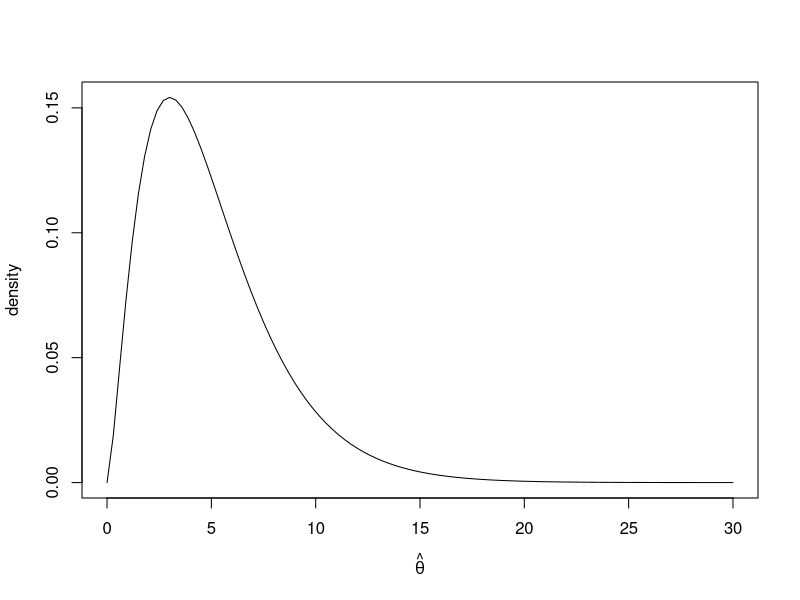
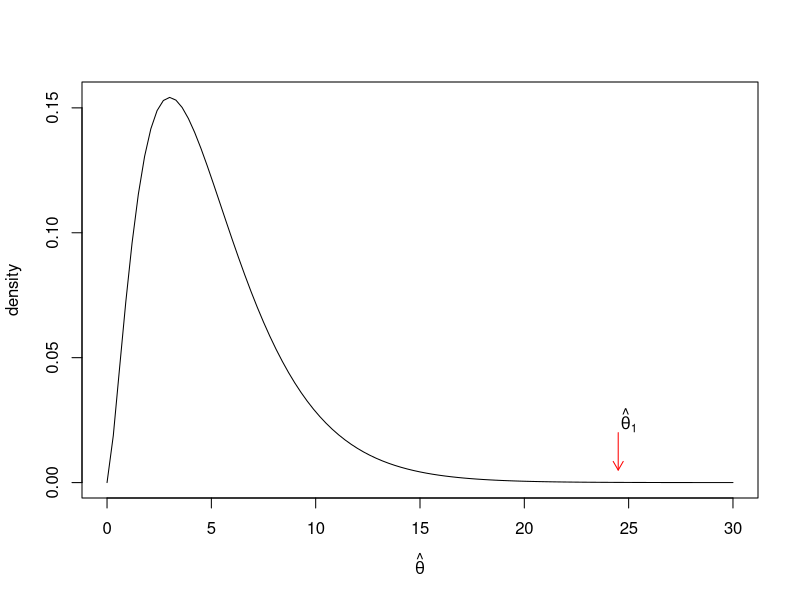
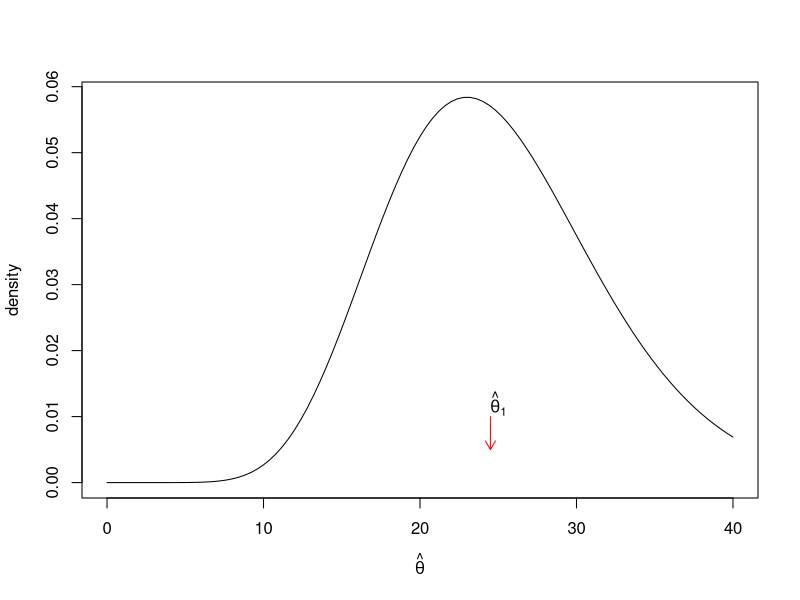
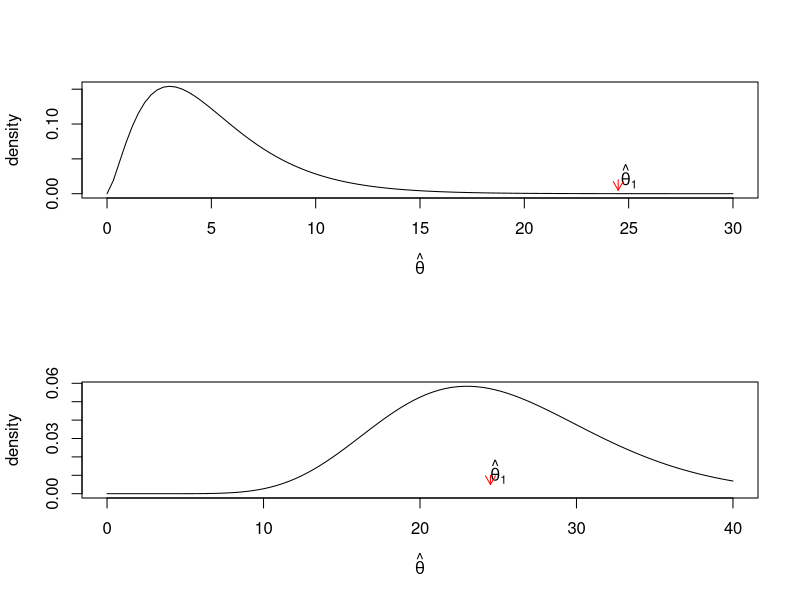
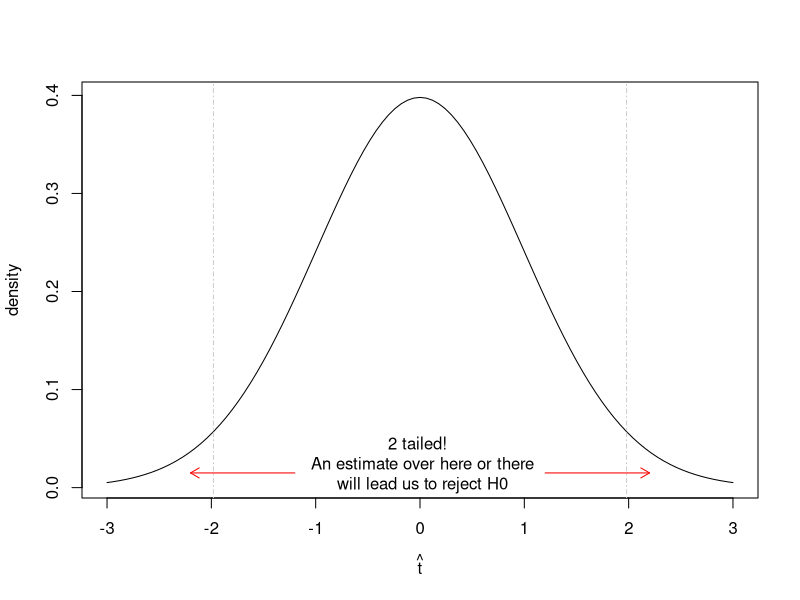

Recreate these plots in R, in order.
### R code from vignette source 'SignifTests-lecture.Rnw'
### Encoding: UTF-8

###################################################
### code chunk number 1: SignifTests-lecture.Rnw:34-35
###################################################
  if(exists(".orig.enc")) options(encoding = .orig.enc)


###################################################
### code chunk number 2: SignifTests-lecture.Rnw:81-83
###################################################
unlink("plots", recursive=T)
dir.create("plots", showWarnings=F)


###################################################
### code chunk number 3: Roptions
###################################################
options(width=100, prompt=" ", continue="  ")
options(useFancyQuotes = FALSE) 
set.seed(12345)
op <- par(no.readonly=T) 
pjmar <- c(5.1, 4.1, 1.5, 2.1) 
options(SweaveHooks=list(fig=function() par(mar=pjmar, ps=10)))
pdf.options(onefile=F,family="Times",pointsize=6)


###################################################
### code chunk number 4: idea10
###################################################
curve(dchisq(x, 5), from = 0, to = 30, ylab="density", xlab=expression(hat(theta)))


###################################################
### code chunk number 5: idea20
###################################################
curve(dchisq(x, 5), from = 0, to = 30, ylab="density", xlab=expression(hat(theta)))
text(25, 0.025, label=expression(hat(theta)[1]))
arrows(24.5, 0.02, 24.5, 0.005, length = 0.1, col = "red")


###################################################
### code chunk number 6: idea30
###################################################
curve(dchisq(x, 25), from = 0, to = 40, ylab="density", xlab=expression(hat(theta)))
text(25, 0.012, label=expression(hat(theta)[1]))
arrows(24.5, 0.01, 24.5, 0.005, length = 0.1, col = "red")


###################################################
### code chunk number 7: idea40
###################################################
par(mfcol=c(2,1))
curve(dchisq(x, 5), from = 0, to = 30, ylab="density", xlab=expression(hat(theta)))
text(25, 0.025, label=expression(hat(theta)[1]))
arrows(24.5, 0.02, 24.5, 0.005, length = 0.1, col = "red")
curve(dchisq(x, 25), from = 0, to = 40, ylab="density", xlab=expression(hat(theta)))
text(25, 0.012, label=expression(hat(theta)[1]))
arrows(24.5, 0.01, 24.5, 0.005, length = 0.1, col = "red")
par(mfcol=c(1,1))


###################################################
### code chunk number 8: tdist10
###################################################
curve(dt(x, df = 99), from = -3, to = 3, xlab = expression(hat(t)), ylab="density")
abline(v=c(-1.98, 1.98), col=gray(.80), lty =4)
text(0, 0.025, label="2 tailed! \n An estimate over here or there\n will lead us to reject H0")
arrows(c(-1.2,1.2), c(0.015, 0.015), c(-2.2,2.2), c(0.015, 0.015), col="red", length=0.1)


###################################################
### code chunk number 9: SignifTests-lecture.Rnw:689-690
###################################################
pt( 12/7, df = 95, lower = FALSE)
